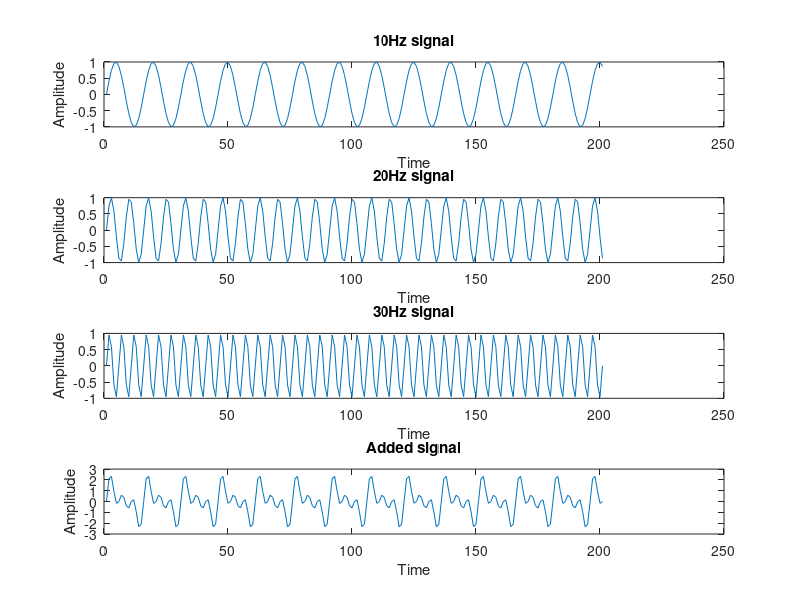
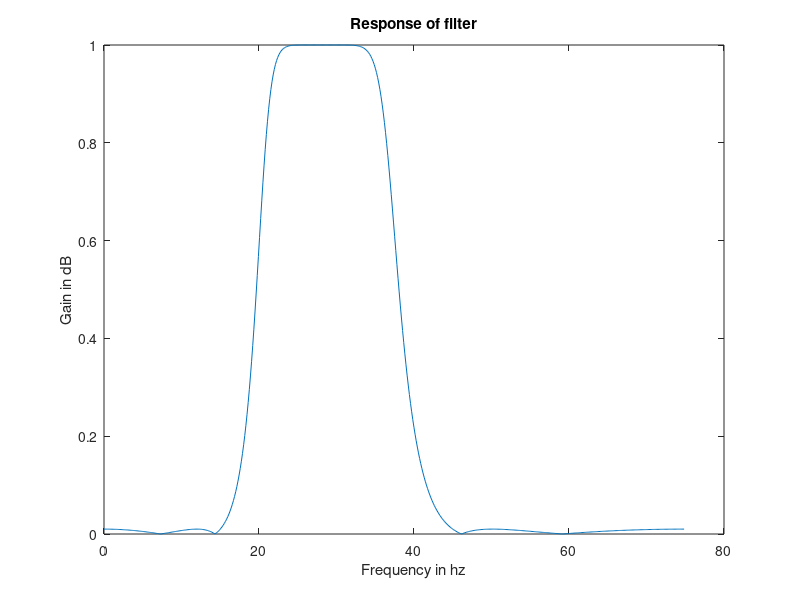
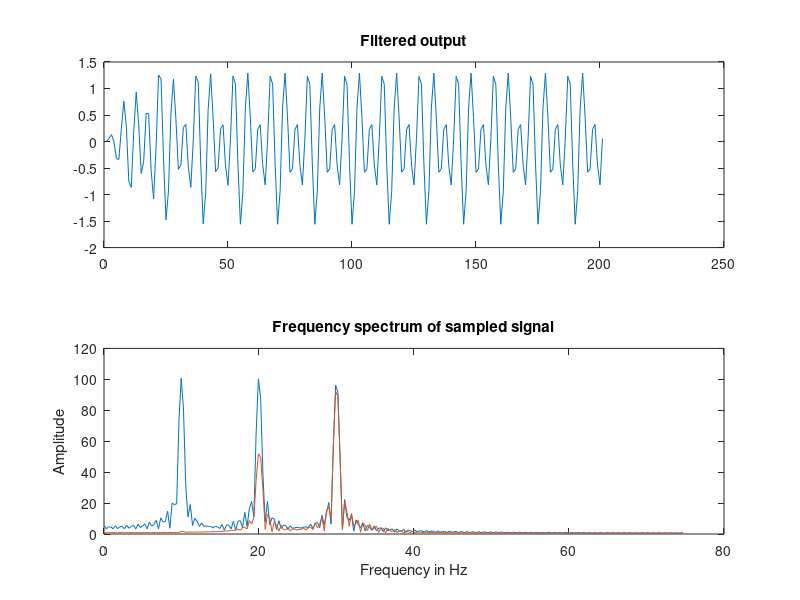

Reproduce these figures in MATLAB, in order.
% DSP Lab Fat: IIR band pass chebyshev type 2 Filter
% Aditya Raj Sahoo 19BEI0086
clc;
close all;
clear all;
t=0:200;
fs = 150;
N = 256;
s1 = sin(2*pi*10*t/fs);
subplot(4,1,1);
plot(s1);
title('10Hz signal');
xlabel('Time');
ylabel('Amplitude');

s2=sin(2*pi*20*t/fs);
subplot(4,1,2);
plot(s2);
title('20Hz signal');
xlabel('Time');
ylabel('Amplitude');

s3=sin(2*pi*30*t/fs);
subplot(4,1,3);
plot(s3);
title('30Hz signal');
xlabel('Time');
ylabel('Amplitude');

s4 = s1+s2+s3;
subplot(4,1,4);
plot(s4);
title('Added signal');
xlabel('Time');
ylabel('Amplitude');

%IIR Bandpass Filter(chebyshev type2 Filter)
[b,a]=cheby2(4,40,[15 45]*2/fs);
[h,w]=freqz(b,a,512);
figure(2);
plot(w*fs/(2*pi),abs(h));
xlabel('Frequency in hz');
ylabel('Gain in dB');
title('Response of filter');
sf = filter(b,a,s4);
figure(3);
subplot(2,1,1);
plot(sf);
title('Filtered output');
y = fft(s4,512);
y1 = fft(sf,512);
p=((0:255)/256*fs/2);
subplot(2,1,2);
plot(p,abs([y(1:256)',y1(1:256)']));
title('Frequency spectrum of sampled signal');
xlabel('Frequency in Hz');
ylabel('Amplitude');